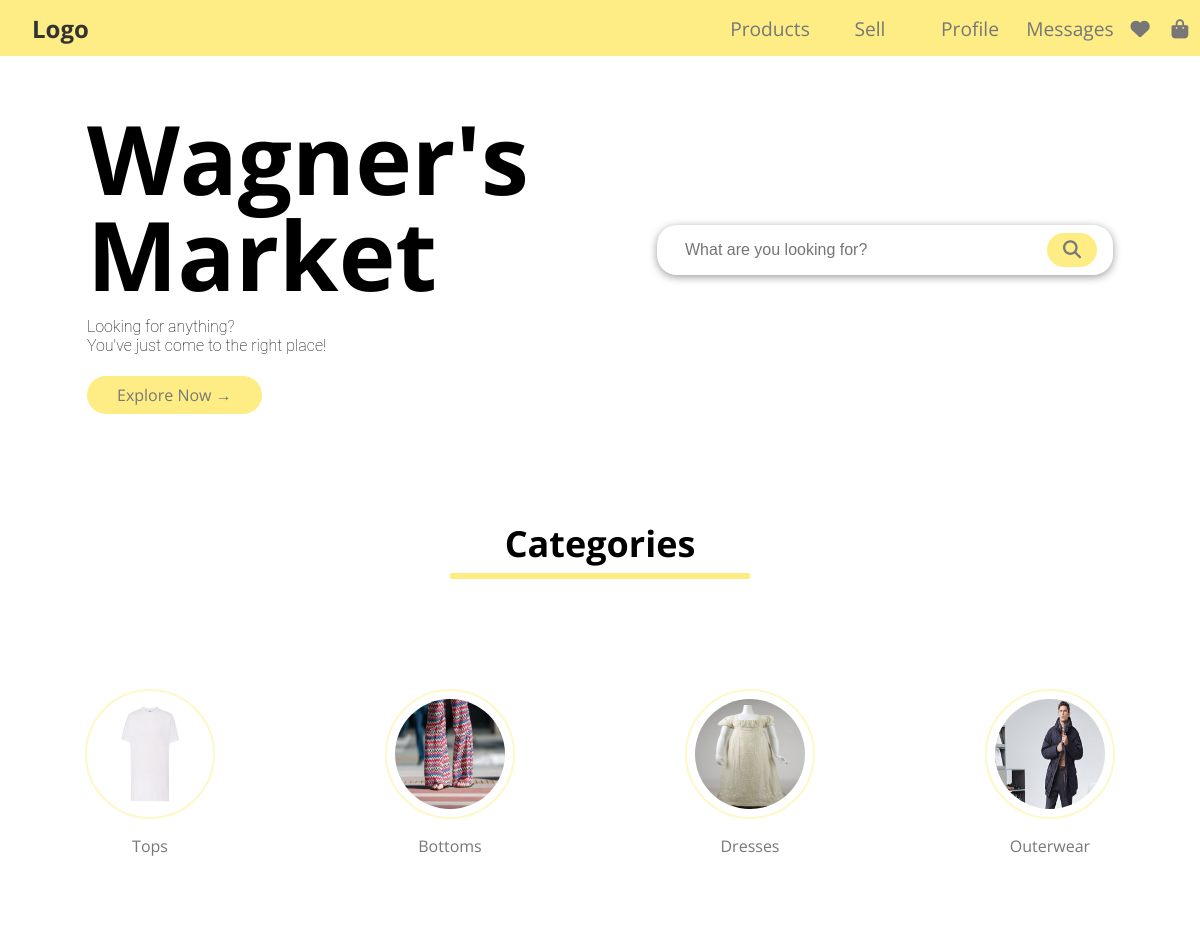
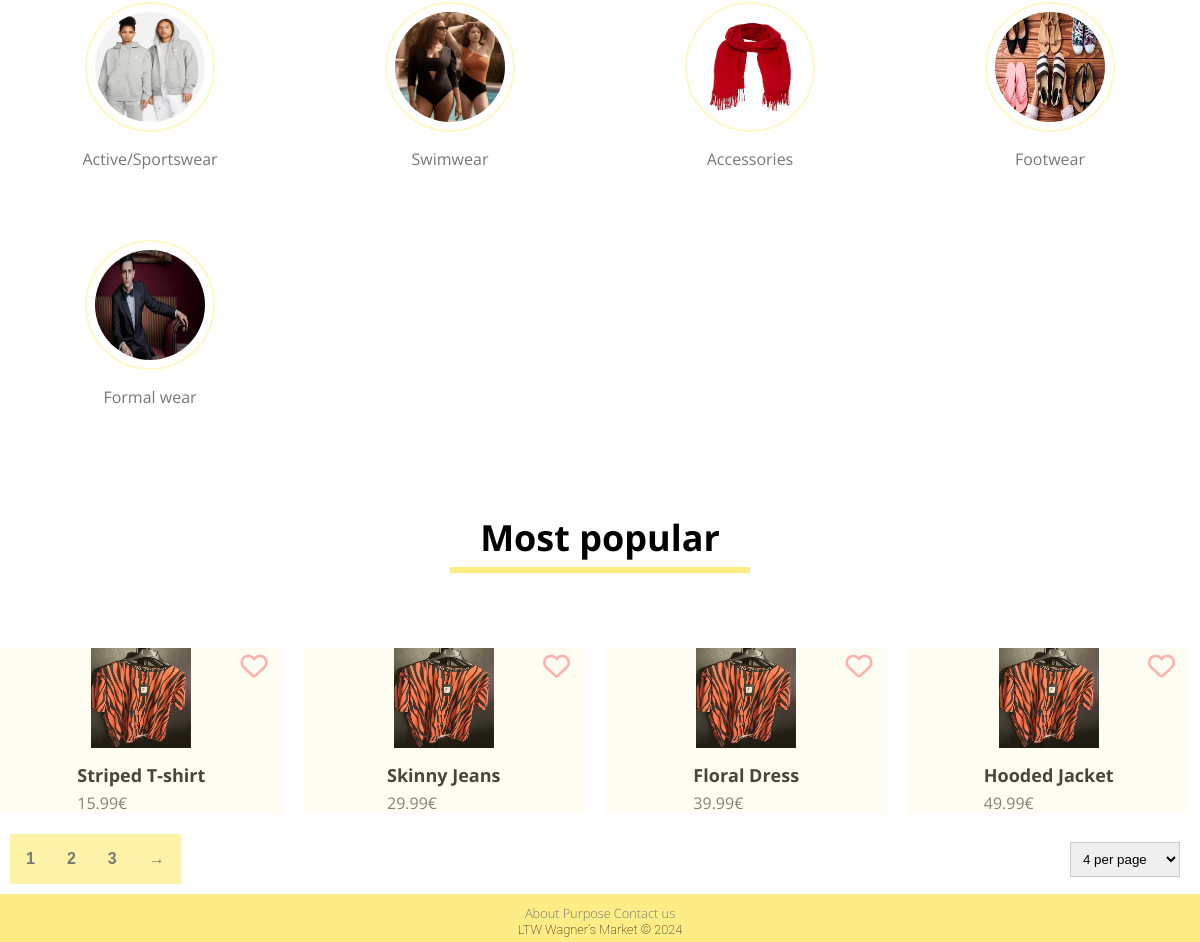
The page /pages on the database its author committed (2 pictures, top to bottom).
### tables this page shows
CREATE TABLE CATEGORY (
    CategoryName TEXT NOT NULL,
    CategoryImage TEXT NOT NULL,
    CONSTRAINT Pk_CategoryName PRIMARY KEY (CategoryName)
);

CREATE TABLE ITEM (
    ItemId INTEGER PRIMARY KEY AUTOINCREMENT,
    UserId INTEGER NOT NULL,
    Title TEXT NOT NULL,
    Price FLOAT NOT NULL,
    Description TEXT NOT NULL,
    Condition TEXT NOT NULL,
    Size TEXT NOT NULL,
    Brand TEXT NOT NULL,
    ImagePath TEXT NOT NULL,
    WishlistCounter INTEGER DEFAULT 0,
    Timestamp DATETIME NOT NULL DEFAULT CURRENT_TIMESTAMP,
    CONSTRAINT PriceConstraint CHECK (Price > 0),
    FOREIGN KEY (UserId) REFERENCES USER (UserId) ON DELETE CASCADE ON UPDATE CASCADE,
    FOREIGN KEY (Condition) REFERENCES CONDITION (Condition) ON DELETE CASCADE ON UPDATE CASCADE,
    FOREIGN KEY (Size) REFERENCES SIZE (Size) ON DELETE CASCADE ON UPDATE CASCADE
);

### public/pages/index.php (called while the page is built, shortened)
<?php
require_once(__DIR__ . '/../utils/session.php');
$session = new Session();
require_once(__DIR__ . '/../../private/database/connection.db.php');
require_once(__DIR__ . '/../../private/database/item.class.php');
require_once(__DIR__ . '/../../private/database/category.class.php');
require_once(__DIR__ . '/../../private/templates/common.tpl.php');
require_once(__DIR__ . '/../../private/templates/category.tpl.php');
require_once(__DIR__ . '/../../private/templates/item.tpl.php');
require_once(__DIR__ . '/../../private/templates/home.tpl.php');
$limit = 4;
$offset = 0;
$db = getDatabaseConnection();
$categories = Category::getCategories($db);
$items = Item::getMostPopularItems($db, $limit, $offset);
$numItems = Item::getNumItems($db);
$loggedIn = $session->isLoggedIn();
drawHeader($db, $session);
drawHomeBody();
drawTitle("Categories");
drawCategories($categories);
drawItems($db, $items, $loggedIn, $session);
drawPagination(intval(ceil($numItems / $limit)), "most_popular");
drawFooter();
?>

### public/utils/session.php (called while the page is built, shortened)
<?php
class Session
{
    public function isLoggedIn(): bool
    {
        return isset($_SESSION['id']);
    }
}
?>

### private/database/category.class.php (called while the page is built, shortened)
<?php
class Category
{
    public function __construct(string $categoryName, string $categoryImage)
    {
        $this->categoryName = $categoryName;
        $this->categoryImage = $categoryImage;
    }
    static function getCategories(PDO $db): array
    {
        $stmt = $db->prepare('SELECT CategoryName, CategoryImage FROM CATEGORY');
        $stmt->execute(array());
        $categories = array();
        while ($category = $stmt->fetch()) {
            $categories[] = new Category(
                $category['CategoryName'],
                $category['CategoryImage']
            );
        }
        return $categories;
    }
}
?>

### private/database/item.class.php (called while the page is built, shortened)
<?php
class Item
{
    public function __construct(int $itemId, int $userId, string $title, float $price, string $description, string $condition, string $size, string $brand, string $imagePath, int $wishlistCounter, string $timeStamp)
    {
        $this->itemId = $itemId;
        $this->title = $title;
        $this->price = $price;
        $this->imagePath = $imagePath;
    }
    static function getMostPopularItems(PDO $db, int $count, int $offset): array
    {
        $stmt = $db->prepare('SELECT ItemId, UserId, Title, Price, Description, Condition,
            Size, Brand, ImagePath, WishlistCounter, Timestamp FROM ITEM ORDER BY WishlistCounter DESC LIMIT ? OFFSET ?');
        $stmt->execute(array($count, $offset));
        $items = array();
        while ($item = $stmt->fetch()) {
            $items[] = new Item(
                $item['ItemId'],
                $item['UserId'],
                $item['Title'],
                $item['Price'],
                $item['Description'],
                $item['Condition'],
                $item['Size'],
                $item['Brand'],
                $item['ImagePath'],
                $item['WishlistCounter'],
                $item['Timestamp']
            );
        }
        return $items;
    }
}
?>

### private/templates/category.tpl.php (the view, shortened to what this page needs)
<?php
    require_once(__DIR__ . '/../../public/utils/session.php');
?>
<?php function drawCategories(array $categories) { ?>
    <ul class="category-list">
        <?php foreach($categories as $category) { ?>
            <li class="category-item">
                <a href="../../public/pages/search.php?category=<?=$category->categoryName?>">
                    <img src="<?=$category->categoryImage?>" alt="<?=$category->categoryName?>">
                    <span><?=$category->categoryName?></span>
                </a>
            </li>
        <?php } ?>
    </ul>
<?php } ?>

### private/templates/common.tpl.php (shortened to what this page needs)
<?php
require_once (__DIR__ . '/../../public/utils/session.php');
require_once (__DIR__ . '/../database/category.class.php');
?>
<?php function drawHeader(PDO $db, Session $session)
{ ?>
    <!DOCTYPE html>
    <html lang="en-US">
    <head>
        <link rel="stylesheet" href="../css/style.css">
    </head>
    <body>
        <header>
            <section class="header-left">
                <a class="logo" href="../pages/index.php">Logo</a>
            </section>
            <nav class="header-right">
                    <section id="header-products">
                        <a  href="search.php">Products</a>
                    </section>
                    <?php
                    if ($session->isLoggedIn()) { ?>
                        <a href="../pages/publish_add.php">Sell</a>
                        <nav id="header-profile">
                            <a href="../pages/profile.php">Log in/Register</a>
                            <?php drawProfileForm($db, $session); ?>
                        </nav>
                        <a href="../pages/messages.php">Messages</a>
                        <a href="../pages/wishlist.php"><i class="fas fa-heart"></i></a>
                        <a href="../pages/shopping_bag.php"><i class="fas fa-shopping-bag"></i></a>
                    <?php } else { ?>
                        <a class="not-logged-in">Sell</a>
                        <nav id="header-profile">
                            <a class="not-logged-in">Profile</a>
                        </nav>
                        <a class="not-logged-in">Messages</a>
                        <a class="not-logged-in"><i class="fas fa-heart"></i></a>
                        <a class="not-logged-in"><i class="fas fa-shopping-bag"></i></a>
                    <?php }?>
            </nav>
        </header>
    <?php } ?>
    <?php function drawFooter()
    { ?>
        <footer>
            <nav>
                <a href="#">About</a>
                <a href="#">Purpose</a>
                <a href="#">Contact us</a>
            </nav>
            <p>LTW Wagner's Market &copy; 2024</p>
        </footer>
    </body>
    </html>
<?php } ?>
<?php function drawSearchBar(string $id, string $placeholder)
{?>
    <section id="search-bar" class="search-bar">
        <input id="<?= $id ?>" type="text" placeholder="<?= $placeholder ?>">
        <button><i class="fa fa-search"></i></button>
    </section>
<?php } ?>
<?php function drawTitle(string $title): void
{ ?>
    <section id="title">
        <h2>
            <?= $title ?>
        </h2>
        <hr class="line-yellow">
    </section>
<?php } ?>

### private/templates/home.tpl.php (shortened to what this page needs)
<?php
require_once __DIR__ . '/common.tpl.php';
?>
<?php function drawHomeBody() { ?>
    <section class="row">
        <section class="col-2" id="left">
            <h1>
                Wagner's<br>Market
            </h1>
            <p>
                Looking for anything?<br>You've just come to the right place!
            </p>
            <a href="search.php" class="btn">Explore Now &#8594;</a>
        </section>
        <section class="col-2" id="right">
                <?php drawSearchBar("search-bar", "What are you looking for?") ?>
        </section>
    </section>
<?php }?>

### private/templates/item.tpl.php (shortened to what this page needs)
<?php
require_once(__DIR__ . '/../database/item.class.php');
require_once(__DIR__ . '/../database/category.class.php');
?>
<?php function drawItems(PDO $db, array $items, bool $loggedIn, Session $session): void
{ ?>
        <ul class="draw-items" id="draw-items">
            <?php foreach($items as $item) { ?>
                <li class="item-card">
                    <a href="../pages/item.php?id=<?=$item->itemId?>">
                        <img src="<?= $item->imagePath?>" style="width: 100px; height: 100px;">
                    </a>
                    <section class="wishlistIcon">
                        <?php if(!$loggedIn) : ?>
                            <button type="button" class="wishlist-button" disabled>
                                <i class="fa-regular fa-heart"></i>
                            </button>
                        <?php elseif (Wishlist::isInWishlist($db, $session->getId(), $item->itemId)) :?>
                            <button type="button" class="wishlist-button" onclick="removeFromWishlist(<?= $item->itemId ?>, this.querySelector('.fa-heart'))">
                                <i class="fa-solid fa-heart"></i>
                            </button>
                        <?php else : ?>
                            <button type="button" class="wishlist-button" onclick="addToWishlist(<?= $item->itemId ?>, this.querySelector('.fa-heart'))">
                                <i class="fa-regular fa-heart"></i>
                            </button>
                        <?php endif; ?>
                    </section>
                    <a href="../pages/item.php?id=<?=$item->itemId?>">
                        <h4><?=$item->title?></h4>
                        <p><?=number_format($item->price, 2)?>€</p>
                    </a>
                </li>
            <?php } ?>
        </ul>
<?php }?>
<?php function drawPagination(int $pages, string $id) { ?>
    <section class="pagination-container">
        <section class="pagination" id="<?= $id ?>">
            <?php for ($i = 1; $i <= min(3, $pages); $i++) { ?>
                <button id="pagination-button" class="pagination-button"><?= $i ?></button>
            <?php } ?>
            <?php if ($pages > 4) { ?>
                <button id="next-button" class="pagination-button">&#8594;</button>
            <?php } ?>
        </section>
        <select id="itemsPerPage">
            <option value="4">4 per page</option>
        </select>
    </section>
<?php } ?>

### public/css/style.css (style rules this page uses)
* { margin: 0; padding: 0; box-sizing: border-box; }
header, .logo, a { font-family: 'Open Sans', sans-serif; color: #777; text-decoration: none; transition: color 0.3s; }
header { height: 3.5rem; display: grid; grid-template-columns: 1.5fr 1fr; background-color: rgba(253, 237, 132, 1); position: fixed; top: 0; width: 100%; z-index: 1; }
.header-left { align-content: center; }
.header-right { font-size: 1.2em; display: grid; grid-template-columns: repeat(4, 1fr) .4fr .4fr; justify-items: center; align-items: center; }
.logo { font-weight: 700; font-size: 1.5em; color: #333; padding-left: 2rem; }
.row { display: flex; align-items: center; flex-wrap: wrap; justify-content: space-around; margin: 80px 30px 30px 30px; }
.col-2 { flex-basis: 40%; min-width: 300px; }
.col-2 h1 { font-family: 'Open Sans', sans-serif; font-size: 6rem; line-height: 6rem; margin: 30px 0 15px 0; }
.col-2 p { font-family: 'Roboto', sans-serif; font-weight: 100; margin: 15px 10px 15px 0; }
.btn { display: inline-block; background: rgba(253, 237, 132, 1); color: #777; padding: 8px 30px; margin: 6px 0 5px 0; border-radius: 30px; transition: 0.3s; }
.search-bar { display: flex; align-items: center; background-color: #fff; border-radius: 20px; box-shadow: 0 2px 8px rgba(0, 0, 0, 0.4); padding: 8px 16px; }
.search-bar input[type="text"] { flex: 1; border: none; outline: none; font-size: 16px; padding: 8px 12px; border-radius: 20px; }
.search-bar button { background-color: rgba(253, 237, 132, 1); color: #777; border: none; outline: none; cursor: pointer; padding: 8px 16px; border-radius: 20px; margin-left: 8px; transition: background-color 0.3s; }
.search-bar button i { font-size: 18px; }
section#title { font-family: 'Open Sans', sans-serif; margin: 70px 0; text-align: center; font-size: 1.5em; }
.line-yellow { width: 300px; height: 0.25em; background-color: rgba(253, 237, 132, 1); border: none; margin: 5px auto; }
.category-list { list-style: none; padding: 0; justify-content: space-between; display: grid; grid-template-columns: repeat(4, 1fr); }
.category-item { position: relative; margin: 35px; text-align: center; display: flex; flex: 20% }
.category-item a { display: flex; flex: 20%; flex-direction: column; align-items: center; text-decoration: none; color: #333; transition: 0.1s ease; z-index: -1; }
.category-item img { width: 130px; height: 130px; border-radius: 50%; margin: auto; border: 2px solid rgba(253, 237, 132, 0.45); padding: 0.5em; box-sizing: border-box; display: block; transition: 0.1s linear; }
.category-item span { font-size: 16px; text-align: center; margin-top: 1em; color: #777; transition: 0.1s linear; }
.item-card { position: relative; display: flex; flex-direction: column; align-items: center; text-align: center; margin-bottom: 10px; margin-right: 10px; list-style: none; transition: transform 0.1s ease, box-shadow 0.1s ease; background-color: rgba(253, 237, 132, 0.1); }
.item-card a { display: block; text-decoration: none; color: inherit; z-index: -1; }
.item-card img { width: 100px; height: 100px; margin-bottom: 10px; }
.item-card h4, .item-card p { text-align: left; margin: 0; padding: 0; }
.item-card h4 { font-size: 18px; color: #333; margin-bottom: 5px; }
.item-card p { font-size: 16px; color: #777; }
.wishlistIcon { position: absolute; top: 5px; right: 5px; }
.draw-items { display: grid; grid-template-columns: repeat(4, 1fr); gap: 10px; padding: 0; list-style: none; justify-content: center; }
footer { font-family: 'Roboto', sans-serif; font-weight: 100; font-size: 0.8em; text-align: center; background: rgba(253, 237, 132, 1); padding: 10px 0 5px 0; bottom: 0; left: 0; right: 0; }
.pagination-button { border: none; color: #777; background-color: rgba(253, 237, 132, 0.7); padding: 1em; font-size: 1em; font-weight: bold; transition: color 0.1s linear; }
.pagination { display: flex; }
.pagination-container { margin: 10px; display: flex; justify-content: space-between; align-items: center; }
select { margin-right: 10px; padding: 8px; border: 1px solid #ccc; cursor: pointer; }
.wishlist-button { background: none; border: none; padding: 0; cursor: pointer; }
.wishlist-button i { font-size: 27px; color: rgba(255, 0, 0, 0.3); transition: color 0.3s ease; margin-right: 10px; }
body { display: grid }

### rows shown on the page
category: CategoryImage (picture), CategoryName "Tops"
category: CategoryImage (picture), CategoryName "Bottoms"
category: CategoryImage (picture), CategoryName "Dresses"
category: CategoryImage (picture), CategoryName "Outerwear"
category: CategoryImage (picture), CategoryName "Active/Sportswear"
category: CategoryImage (picture), CategoryName "Swimwear"
category: CategoryImage (picture), CategoryName "Accessories"
category: CategoryImage (picture), CategoryName "Footwear"
category: CategoryImage (picture), CategoryName "Formal wear"
item: ImagePath (picture), Title "Striped T-shirt", Price "15.99"
item: ImagePath (picture), Title "Skinny Jeans", Price "29.99"
item: ImagePath (picture), Title "Floral Dress", Price "39.99"
item: ImagePath (picture), Title "Hooded Jacket", Price "49.99"

### other values the page prints
$title "Categories Most popular"
